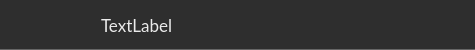
<?xml version="1.0" encoding="UTF-8"?>
<ui version="4.0">
 <class>ModelTile</class>
 <widget class="QWidget" name="ModelTile">
  <property name="geometry">
   <rect>
    <x>0</x>
    <y>0</y>
    <width>475</width>
    <height>50</height>
   </rect>
  </property>
  <property name="minimumSize">
   <size>
    <width>0</width>
    <height>50</height>
   </size>
  </property>
  <property name="maximumSize">
   <size>
    <width>16777215</width>
    <height>50</height>
   </size>
  </property>
  <property name="cursor">
   <cursorShape>PointingHandCursor</cursorShape>
  </property>
  <property name="windowTitle">
   <string>Form</string>
  </property>
  <property name="styleSheet">
   <string notr="true">QWidget {
	background-color: #2e2e2e;
	border-bottom: 1px solid #666666;
    border-top-left-radius: 0px;
	border-top-right-radius: 0px;
	border-bottom-left-radius: 0px;
	border-bottom-right-radius: 0px;
}

QWidget:hover {
	background-color: #131313;
}</string>
  </property>
  <layout class="QHBoxLayout" name="horizontalLayout">
   <property name="spacing">
    <number>15</number>
   </property>
   <item>
    <widget class="QPushButton" name="button_delete">
     <property name="maximumSize">
      <size>
       <width>30</width>
       <height>16777215</height>
      </size>
     </property>
     <property name="cursor">
      <cursorShape>PointingHandCursor</cursorShape>
     </property>
     <property name="styleSheet">
      <string notr="true">QPushButton {
    background-color: transparent;
    border: none;
}</string>
     </property>
     <property name="text">
      <string/>
     </property>
     <property name="icon">
      <iconset resource="../../resources.qrc">
       <normaloff>:/ui/_pics/icons/delete_grey.png</normaloff>:/ui/_pics/icons/delete_grey.png</iconset>
     </property>
     <property name="iconSize">
      <size>
       <width>30</width>
       <height>30</height>
      </size>
     </property>
    </widget>
   </item>
   <item>
    <widget class="QPushButton" name="button_rename">
     <property name="maximumSize">
      <size>
       <width>30</width>
       <height>16777215</height>
      </size>
     </property>
     <property name="cursor">
      <cursorShape>PointingHandCursor</cursorShape>
     </property>
     <property name="styleSheet">
      <string notr="true">QPushButton {
    background-color: transparent;
    border: none;
	background-image: url(&quot;ui/_pics/icons/classifier_grey.png&quot;);
}</string>
     </property>
     <property name="text">
      <string/>
     </property>
     <property name="icon">
      <iconset resource="../../resources.qrc">
       <normaloff>:/ui/_pics/icons/edit_grey.png</normaloff>:/ui/_pics/icons/edit_grey.png</iconset>
     </property>
     <property name="iconSize">
      <size>
       <width>30</width>
       <height>30</height>
      </size>
     </property>
    </widget>
   </item>
   <item>
    <widget class="QLabel" name="label_name">
     <property name="font">
      <font>
       <family>Lato</family>
       <pointsize>13</pointsize>
       <fontweight>Light</fontweight>
      </font>
     </property>
     <property name="cursor">
      <cursorShape>PointingHandCursor</cursorShape>
     </property>
     <property name="styleSheet">
      <string notr="true">border: None;
color: #ebebeb;
background-color: transparent;</string>
     </property>
     <property name="text">
      <string>TextLabel</string>
     </property>
    </widget>
   </item>
  </layout>
 </widget>
 <resources>
  <include location="../../resources.qrc"/>
 </resources>
 <connections/>
</ui>
